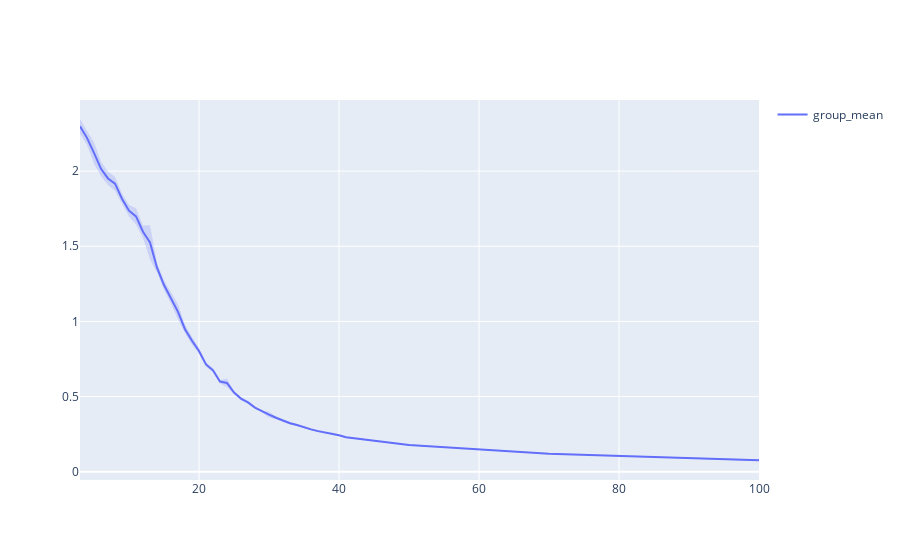

Notebook code for this chart:
### Code cell
# graphically check if simulated enough, via checking if the means have tight enough CIs
_ = plot_mean_with_ci(
    all_srs_avg_mse.set_index("sample_size")[["group_mean"]],
    all_srs_avg_mse.set_index("sample_size")[["group_std"]].rename(
        {"group_std": "group_mean"}, axis=1
    ),
)
